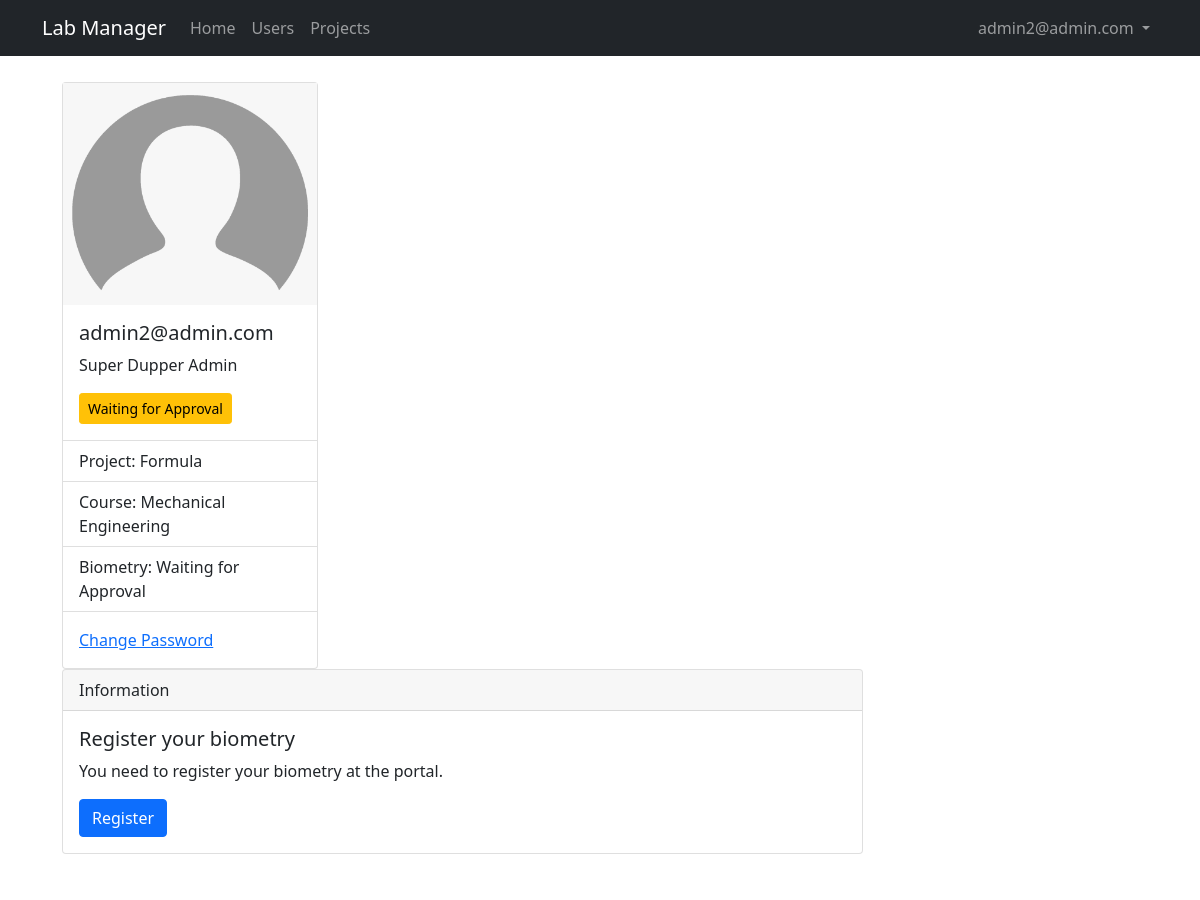
/ (signed in), run on an earlier commit of the app's database.
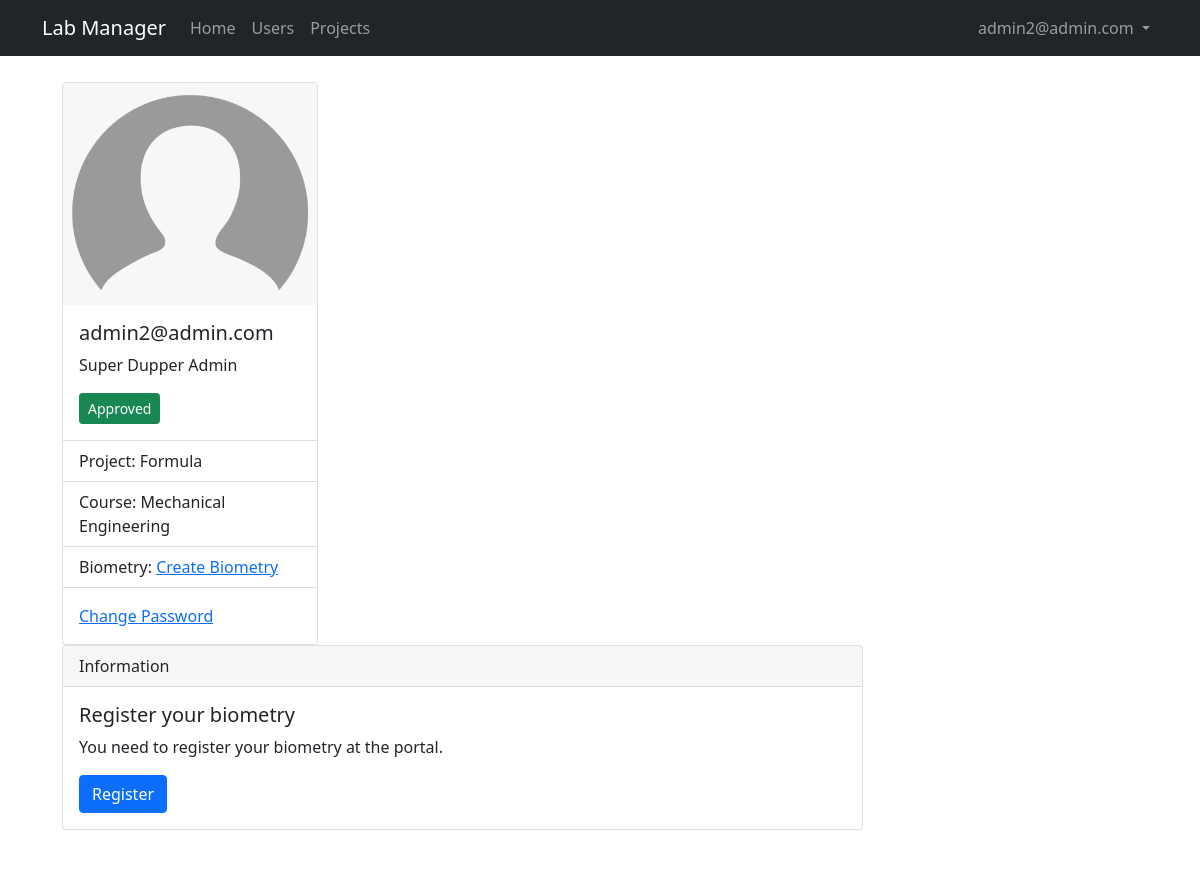
And on a later commit of the database.
### lab_manager/main/routes.py (the view)
@main.route("/")
@login_required
def home():
    return render_template('users/profile.jinja2', title = "Home", user=current_user)

### lab_manager/__init__.py (called while the page is built)
def create_app(config_class=Config):
    app = Flask(__name__)
    app.config.from_object(Config)
    db.init_app(app)
    from lab_manager.main.routes import main
    app.register_blueprint(main)
    from lab_manager.users.routes import users
    app.register_blueprint(users)
    from lab_manager.admin.routes import admin
    app.register_blueprint(admin)
    from .models import User, Project
    initialize_database(app)
    login_manager.init_app(app)
    @login_manager.user_loader
    def load_user(id):
        return User.query.get(int(id))
    return app

### lab_manager/templates/users/profile.jinja2 (shortened to what this page needs)
{% extends "./layout.jinja2" %}
{% block content %}
<div class="container">
    <div class="row">
        <div class="col">
            <div class="card" style="width: 16rem;">
            <img class="img-fluid" src="{{ url_for('static', filename='img/default_user.png')}}" class="card-img-top" alt="Profile Picture">
            <div class="card-body">
                <h5 class="card-title">{{ user.email }}</h5>
                <p class="card-text">{{ user.name }}</p>
                {% if not user.approved %} <button type="button" class="btn btn-warning btn-sm" data-bs-toggle="modal" data-bs-target="#approval_info">Waiting for Approval</button> {% else %} <button type="button" class="btn btn-success btn-sm">Approved</button> {% endif %}
            </div>
            <ul class="list-group list-group-flush">
                <li class="list-group-item">Project: {{ user.project }}</li>
                <li class="list-group-item">Course: {% if not user.course %} <a href="">Enter Course</a> {% else %} {{ user.course }} {% endif %}</li>
                <li class="list-group-item">Biometry: {% if not user.approved %} Waiting for Approval {% else %} {% if not user.biometry %} <a href="">Create Biometry</a> {% else %} Biometry registered {% endif %} {% endif %} </li>
            </ul>
            <div class="card-body">
                <a href="#" class="card-link">Change Password</a>
            </div>
            </div>
        </div>
        <div class="col-9">
            {% if not user.approved and not user.admin %}
            <div class="card mb-3">
                <div class="card-header">
                    Information
                </div>
                <div class="card-body">
                    <h5 class="card-title">Your account need to be approved</h5>
                    <p class="card-text">To get your account approved, please contact a project manager. You will not be able to register your biometry before that.</p>
                </div>
            </div>
            {% elif not user.biometry %}
            <div class="card mb-3">
                <div class="card-header">
                    Information
                </div>
                <div class="card-body">
                    <h5 class="card-title">Register your biometry</h5>
                    <p class="card-text">You need to register your biometry at the portal.</p>
                    <a href="#" class="btn btn-primary">Register</a>
                </div>
            </div>
            {% endif %}
        </div>
    </div>
</div>
{% endblock content %}

What changed in the data, as far as the page shows it:
changed User "admin2@admin.com": approved False → True (drawn)
Also different on the page:
text no longer shown: "Waiting for Approval Waiting for Approval"
text now shown: "Approved Create Biometry"
